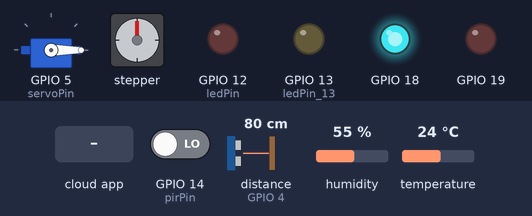
Recording of a program running on a simulated ESP32. On the bench: servo, stepper motor, output pins drawn as LEDs (lit = HIGH). Wiring (from diagram.json): ultrasonic range finder: trigger GPIO 2; echo GPIO 4. The test bench sets the inputs (shaded band); at power-on: distance to the obstacle (sensor on GPIO 4) 80 cm, GPIO 14 (pirPin) LOW, humidity 55 %, temperature 24 °C. The echo pulse lasts 58.3 µs per cm; WiFi joins after 1.5 s; servers stay silent unless stated; the Firebase database answers and starts empty; stepper angles assume 200 steps per turn; pins used as bus, display or sensor lines are not drawn; what the program prints to the serial monitor is not drawn.

Above: at 2.7 s.
2.8 s: distance to the obstacle (sensor on GPIO 4) set to 96 cm
8.1 s: distance to the obstacle (sensor on GPIO 4) set to 104 cm
At 12.6 s:
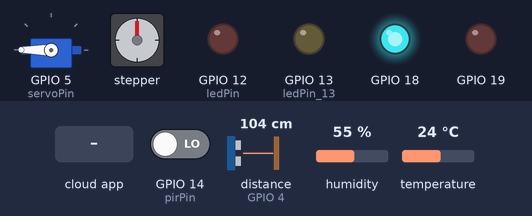
12.9 s: the phone or cloud app sets QUAT to 1
At 13.52 s:
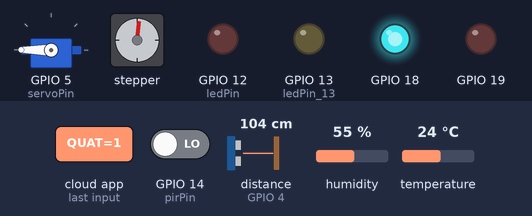
At 14.12 s:
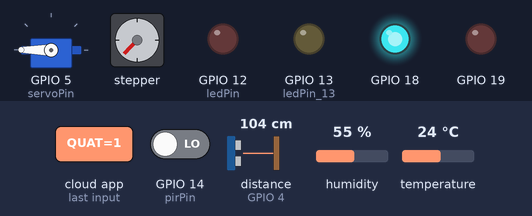
Timing chart, 0 to 68.9 s (numbered marks = the images above; inputs shaded):
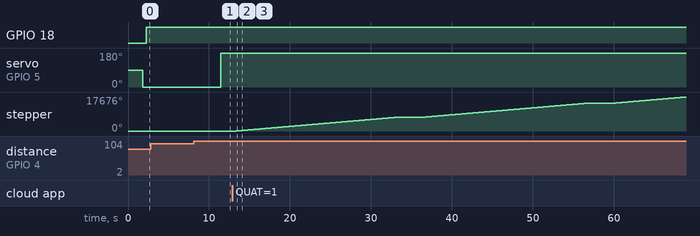

Measured:
- the behaviour switches between 100 and 101 cm on distance to the obstacle (sensor on GPIO 4) (found by bisection; images 0 and 1)
- after the input at 2.8 s, every drawn part: stays the same
- after the input at 8.1 s, servo on GPIO 5 (servoPin): 0° → 180° after 3.4 s
- after the input at 12.9 s, stepper: turns 7200° clockwise in 20.0 s, then 7200° clockwise in 20.0 s, then 3268° clockwise in 9.1 s

The program:

main.cpp
```cpp
#include <WiFi.h>
#include <FirebaseESP32.h>
#include <DHTesp.h>
#include <ESP32Servo.h>
#include <Stepper.h>


const int trigPin = 2; // khoang cach
const int echoPin = 4; // khoang cach
const int DHT_PIN = 15; // DHT
const int servoPin = 5; // servo
const int pirPin = 14;  // Chân kết nối cảm biến PIR
const int ledPin = 12;  // Chân kết nối đèn LED
const int ledPin_13 = 13;  // Chân kết nối đèn LED
const int stepPin = 25; // motor
const int dirPin = 33; // motor
const int stepsPerRevolution = 200; // motor
#define SOUND_SPEED 0.034

WiFiClient espClient;
#define FIREBASE_HOST "https://flutter-firebase-app-90c9a-default-rtdb.firebaseio.com/"
#define FIREBASE_AUTH "AIzaSyCgC_bd-p6bGBDeLFjq9lTxLJQOFn6_7dM"

Stepper myStepper(stepsPerRevolution, stepPin, dirPin);
DHTesp dhtSensor;
Servo servo;
FirebaseData firebaseData;
FirebaseConfig firebaseConfig; // Khai báo đối tượng FirebaseConfig
FirebaseAuth firebaseAuth; // Khai báo đối tượng FirebaseAuth

long duration;
float distanceCm;

//-----------------------------------------

void hc_sr04() {
  int pos = 0;
  digitalWrite(trigPin, LOW);
  delayMicroseconds(2);
  digitalWrite(trigPin, HIGH);
  delayMicroseconds(10);
  digitalWrite(trigPin, LOW);
  duration = pulseIn(echoPin, HIGH);
  distanceCm = duration * SOUND_SPEED / 2;
  Serial.print("Distance (cm): ");
  Serial.println(distanceCm);
  Firebase.setInt(firebaseData, "/PTIOT_DHT/Dis", distanceCm);
  if (distanceCm >= 100) {
    Serial.println("Không có người");
    servo.write(180);
  } else {
    Serial.println("Có người");
    servo.write(0);  // Góc 0 độ
  }
}

//-----------------------------------

void dht() {
  TempAndHumidity  data = dhtSensor.getTempAndHumidity();
  float temperature = (data.temperature);
  float humidity = (data.humidity);
  if (isnan(temperature) || isnan(humidity)) {
    Serial.println("Failed to read from DHT sensor!");
    return;
  }
  Serial.print("Temperature: ");
  Serial.print(temperature);
  Serial.print("°C, Humidity: ");
  Serial.print(humidity);
  Serial.println("%");

  Firebase.setInt(firebaseData, "/PTIOT_DHT/Temp", temperature);
  Firebase.setInt(firebaseData, "/PTIOT_DHT/hum", humidity);


  if (temperature >= 40) {
    digitalWrite(19, HIGH);
    Firebase.setInt(firebaseData, "/PTIOT_DHT/LED_02", 1);
  } else {
    digitalWrite(19, LOW);
    Firebase.setInt(firebaseData, "/PTIOT_DHT/LED_02", 0);
  }
  if (humidity >= 30 && humidity <= 60) {
    digitalWrite(18, HIGH);
    Firebase.setInt(firebaseData, "/PTIOT_DHT/LED_03", 1);
  } else {
    digitalWrite(18, LOW);
    Firebase.setInt(firebaseData, "/PTIOT_DHT/LED_03", 0);
  }
  delay(1000);
}

//-------------------------------------

void PIR() {
  int motion = digitalRead(pirPin);
  if (motion == HIGH) {
    digitalWrite(ledPin, HIGH);
    Serial.println("có người bật đèn");
    Firebase.setString(firebaseData, "/PTIOT_DHT/LED_04", pirPin);
  } else {
    digitalWrite(ledPin, LOW);
    Serial.println("không có người tắt đèn");
    Firebase.setInt(firebaseData, "/PTIOT_DHT/LED_04", pirPin);
  }
}

//------------------------------------

void QUAT() {
  if (Firebase.getInt(firebaseData, "/PTIOT_DHT/QUAT") == true) {
    int quatValue = firebaseData.to<int>();
    if (quatValue == 1) {
      // Bật động cơ
      myStepper.step(stepsPerRevolution * 20); // Quay 20 vòng
    } else {
      // Tắt động cơ
      myStepper.step(0); // Không quay (tắt động cơ)
    }
  }
}
void BAT_TAT_LED() {
  if (Firebase.getString(firebaseData, "/PTIOT_DHT/LED_01")) {
    int ledStatus = firebaseData.intData();
    if (ledStatus == 1) {
      digitalWrite(ledPin_13, HIGH);
    } else if (ledStatus == 0) {
      digitalWrite(ledPin_13, LOW);
    }
  }
}

//-------------------------------------

void setup() {
  Serial.begin(9600);
  pinMode(trigPin, OUTPUT);
  pinMode(echoPin, INPUT);

  pinMode(5, OUTPUT);
  pinMode(18, OUTPUT);
  pinMode(19, OUTPUT);

  pinMode(pirPin, INPUT);
  pinMode(ledPin, OUTPUT);
  pinMode(ledPin_13, OUTPUT);

  dhtSensor.setup(DHT_PIN, DHTesp::DHT22);

  servo.attach(servoPin, 500, 2400);

  myStepper.setSpeed(60); // RPM

  WiFi.begin("Wokwi-GUEST", "", 6);
  Serial.print("Connecting to Wi-Fi");

  while (WiFi.status() != WL_CONNECTED) {
    delay(100);
    Serial.print(".");

  }

  Serial.println();
  Serial.print("Connected to Wi-Fi, IP address: ");
  Serial.println(WiFi.localIP());

  // Khởi tạo Firebase
  firebaseConfig.host = FIREBASE_HOST; // Thiết lập host
  firebaseConfig.signer.tokens.legacy_token = FIREBASE_AUTH; // Thiết lập legacy token

  // Initialize Firebase
  Firebase.begin(&firebaseConfig, &firebaseAuth); // Thay đổi hàm gọi Firebase
  Firebase.setReadTimeout(firebaseData, 1000 * 60);
  Firebase.setwriteSizeLimit(firebaseData, "tiny");
}

void loop() {
  BAT_TAT_LED();
  hc_sr04();
  dht();
  PIR();
  QUAT();
  delay(1000);
}
```
